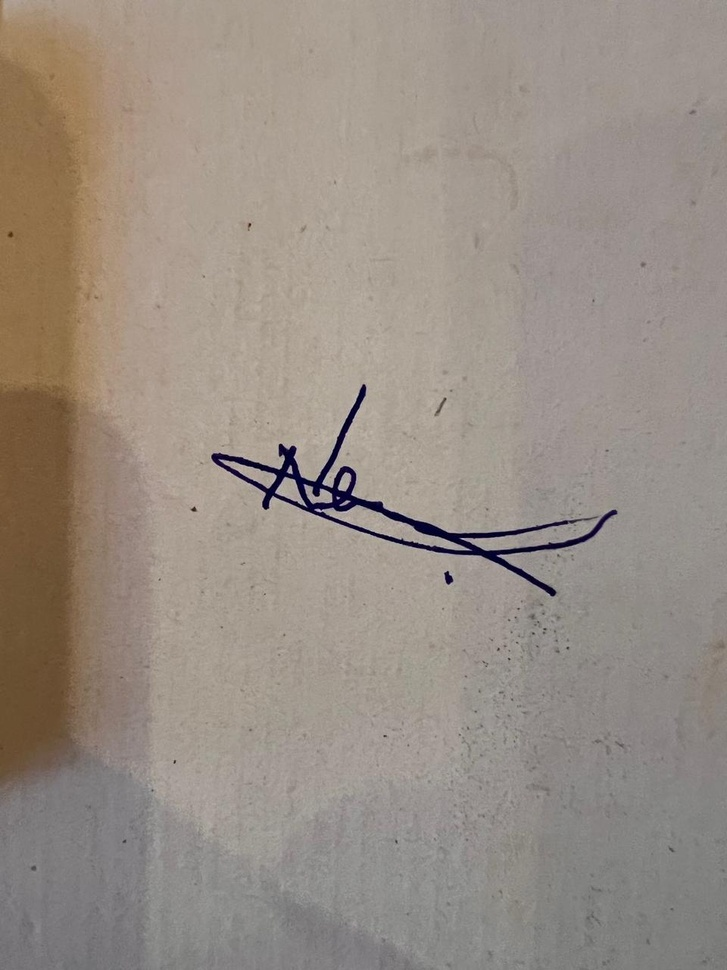
#> input picture sign1.jpg, 727 x 970 px, shrunk from 960 x 1280 before the run
$ python main.py
#> lines starting #> are read from the running program, lines starting #| are printed output that depends on the picture; after the words box and inside, x2 and y2 are one past the last pixel; in counts of white or black regions, pixels touching at a corner belong together
import cv2
import numpy as np
from PIL import Image

def remove_background_and_keep_signature(image_path, output_path):
    # Load the image
#> called with image_path = 'sign1.jpg', output_path = '1.png'
    image = cv2.imread(image_path)
#> image is the input picture: shape (970, 727, 3); mean B, G, R 132.4, 141.7, 152.1

    # Convert the image to grayscale
    gray = cv2.cvtColor(image, cv2.COLOR_BGR2GRAY)
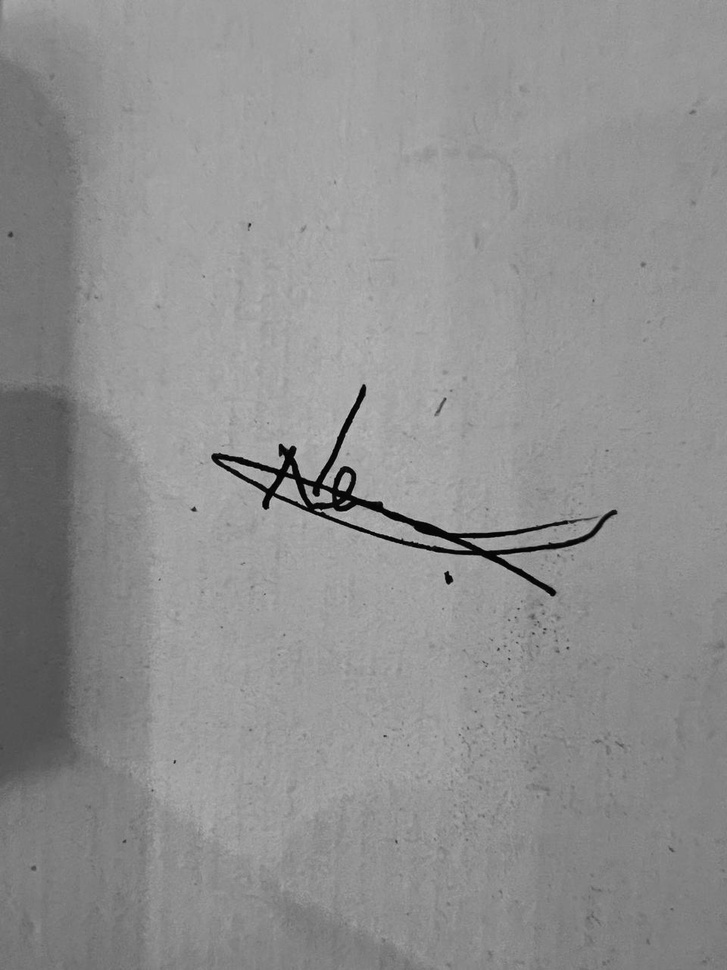
#> gray: shape (970, 727); min 2, max 204, mean 143.8

    # Apply threshold to identify light areas (the background)
    _, binary_image = cv2.threshold(gray, 200, 255, cv2.THRESH_BINARY)
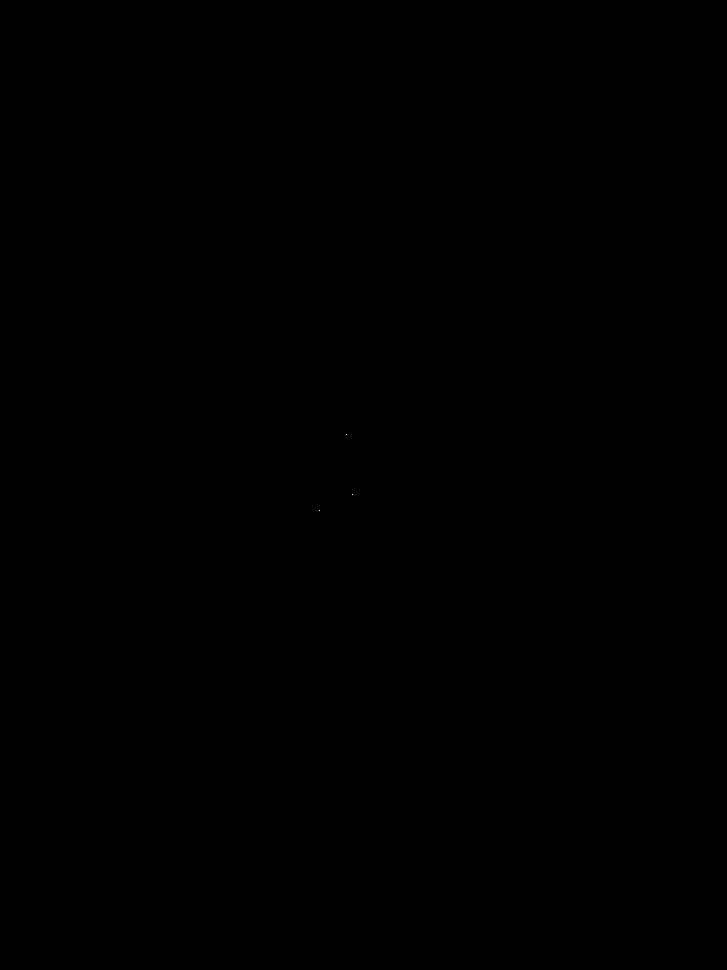
#> binary_image: shape (970, 727); 0% white in thin lines or dots, all inside (x1, y1, x2, y2) = (319, 434, 353, 511)

    # Invert the binary image to make signature part white and background black
    binary_image_inv = cv2.bitwise_not(binary_image)

    # Create a mask where background (white areas) become transparent
    mask = binary_image_inv

    # Convert image to RGBA (add alpha channel)
    b, g, r = cv2.split(image)
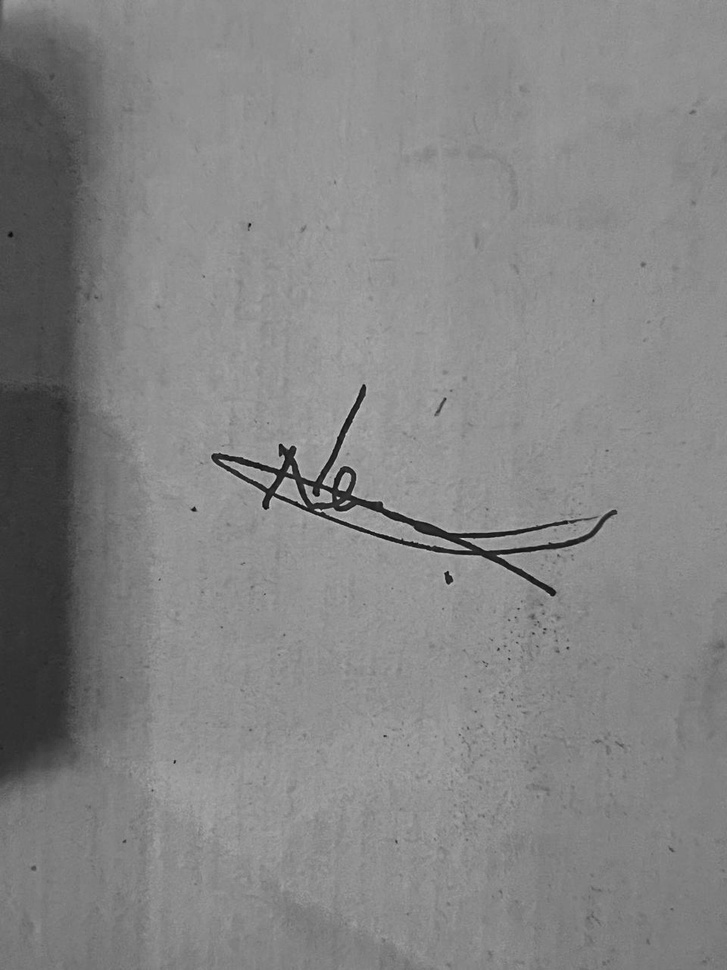
#> b: shape (970, 727); min 8, max 226, mean 132.4
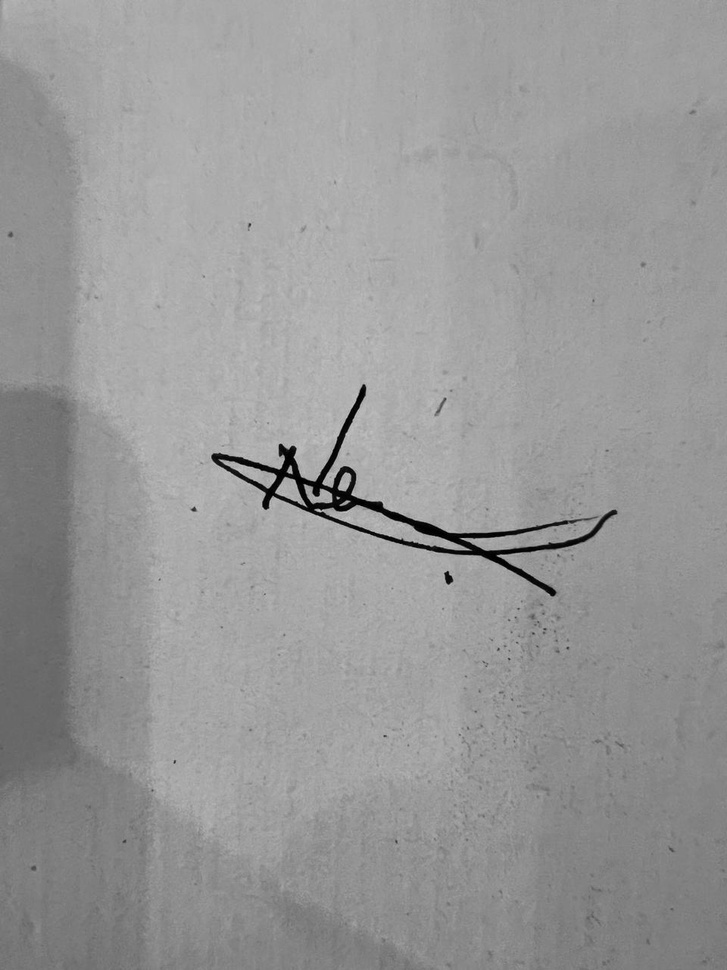
#> r: shape (970, 727); min 0, max 211, mean 152.1

    # Merge the RGB channels with the mask as the alpha channel
    rgba_image = cv2.merge([b, g, r, mask])

    # Convert result to PIL format and save as PNG with transparency
    result_pil = Image.fromarray(rgba_image)
    result_pil.save(output_path, format="PNG")

    print(f"Processed image saved as {output_path}")

# Example usage
input_image_path = 'sign1.jpg'  # Replace with your image file path
output_image_path = '1.png'  # Replace with desired output file path

remove_background_and_keep_signature(input_image_path, output_image_path)
